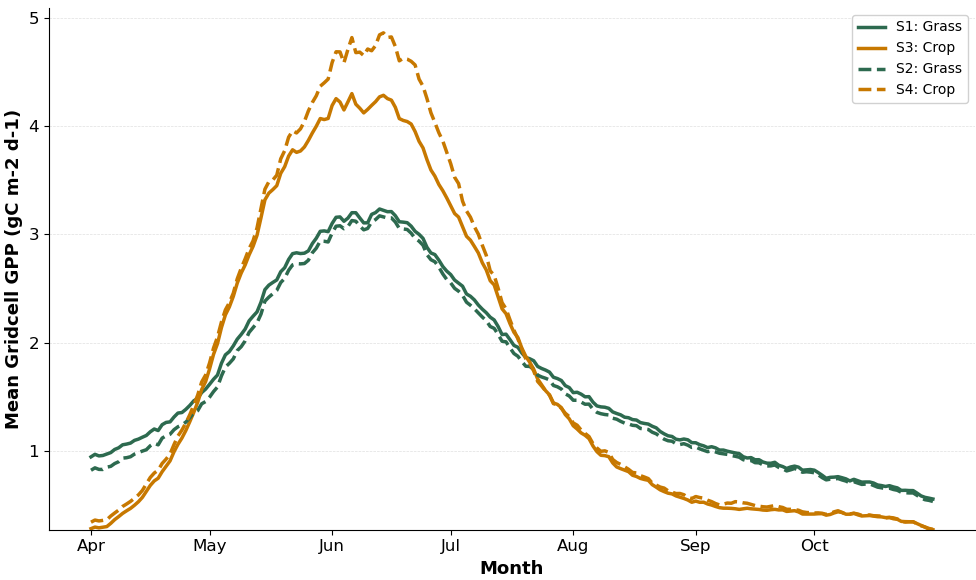

This chart was generated by the following Python code:
# -*- coding: utf-8 -*-
"""
Z7_plot_seasonal_GPP_S1S3_S2S4.py
==================================
Mean seasonal (Apr-Oct) GPP time series for the SAME grid cells used in
Paper_Figure_5_LULC_GPP_v4.py panels (e)/(f):

  S1 (RCP4.5, hist LULC)      -- cells that are >=60% Grass under S1 AND
  S3 (SSP3-RCP4.5, SSP LULC)  -- >=60% Crop under S3 at the IDENTICAL cell
                                  (grass -> cropland conversion under SSP3)

  S2 (RCP8.5, hist LULC)      -- cells that are >=60% Grass under S2 AND
  S4 (SSP5-RCP8.5, SSP LULC)  -- >=60% Crop under S4 at the IDENTICAL cell
                                  (grass -> cropland conversion under SSP5)

For each of the 4 (scenario, land-cover) groups, this averages daily
gridcell-mean GPP (cooler + hotter ensemble members pooled, all simulation
years pooled) into an April-October day-of-year climatology, to show
whether crop cells drop to ~0 GPP after early-summer harvest while the
same cells under grass (S1/S2) stay productive.

*** ACTION NEEDED ***
GPP netCDF filenames are NOT consistent across scenario folders. Two
patterns are confirmed from user-provided examples; the rest are TODO
placeholders (folder entries set to None below) -- please confirm the
exact filenames (or paste `ls` output of each processed_gpp/gridcell_avg/
directory) and fill in GPP_FILENAME_PATTERNS.
"""
import os
import warnings
import numpy as np
import pandas as pd
import xarray as xr
import matplotlib.pyplot as plt
from scipy.spatial import cKDTree

warnings.filterwarnings('ignore')

# ==============================================================================
# PATHS
# ==============================================================================
BASE_DIR = '/global/cfs/cdirs/m2702/hongxiang/drought_flash_conus'

LULC_FILE = os.path.join(BASE_DIR, 'hist/pft_cft_lulc/lulc_mean.csv')
SSP3_LULC_FILES = [
    os.path.join(BASE_DIR, 'ssp3_rcp45_cooler_near', 'pft_cft_lulc', 'lulc_mean.csv'),
    os.path.join(BASE_DIR, 'ssp3_rcp45_hotter_near', 'pft_cft_lulc', 'lulc_mean.csv'),
]
SSP5_LULC_FILES = [
    os.path.join(BASE_DIR, 'ssp5_rcp85_cooler_near', 'pft_cft_lulc', 'lulc_mean.csv'),
    os.path.join(BASE_DIR, 'ssp5_rcp85_hotter_near', 'pft_cft_lulc', 'lulc_mean.csv'),
]

GPP_SUBDIR = 'processed_gpp/gridcell_avg'

# ------------------------------------------------------------------
# CONFIRMED for all 8 folders (user-provided C1 filenames):
# ------------------------------------------------------------------
GPP_FILENAME_PATTERNS = {
    'ssp3_rcp45_cooler_near': ('C{c}_ssp3_rcp45_cooler_near_Gridcell_True_Avg_GPP.nc', True),
    'ssp3_rcp45_hotter_near': ('C{c}_ssp3_rcp45_hotter_near_Gridcell_True_Avg_GPP.nc', True),
    'rcp45_cooler_near':      ('C{c}_nf_45_c_h1_dailyGPP_Gridcell_True_Avg.nc',         True),
    'rcp45_hotter_near':      ('C{c}_nf_45_h_h1_dailyGPP_Gridcell_True_Avg.nc',         True),
    'rcp85_cooler_near':      ('C{c}_nf_85_c_h1_dailyGPP_Gridcell_True_Avg.nc',         True),
    'rcp85_hotter_near':      ('C{c}_nf_85_h_h1_dailyGPP_Gridcell_True_Avg.nc',         True),
    'ssp5_rcp85_cooler_near': ('C{c}_ssp5_rcp85_cooler_near_Gridcell_True_Avg_GPP.nc',  True),
    'ssp5_rcp85_hotter_near': ('C{c}_ssp5_rcp85_hotter_near_Gridcell_True_Avg_GPP.nc',  True),
}

CLUSTERS = range(1, 8)

FOREST_PFTS = [f'pft_{i:02d}' for i in range(1, 9)]
GRASS_PFTS  = ['pft_12', 'pft_13', 'pft_14']
CROP_CFTS   = [f'cft_{i}' for i in range(15, 79)]
LULC_THRESHOLD = 0.6

MATCH_TOL_DEG = 0.01   # tolerance for matching nc cell lat/lon to LULC lat/lon

DOY_START = 91    # Apr 1 (non-leap)
DOY_END   = 304   # Oct 31 (non-leap)

C_GRASS = '#2D6A4F'
C_CROP  = '#C77800'
PALETTE_LULC = {'Grass': C_GRASS, 'Crop': C_CROP}
LINESTYLE_PAIR = {'S1': '-', 'S3': '-', 'S2': '--', 'S4': '--'}

SCENARIO_FOLDERS = {
    'RCP4.5':      ['rcp45_cooler_near', 'rcp45_hotter_near'],
    'RCP8.5':      ['rcp85_cooler_near', 'rcp85_hotter_near'],
    'SSP3-RCP4.5': ['ssp3_rcp45_cooler_near', 'ssp3_rcp45_hotter_near'],
    'SSP5-RCP8.5': ['ssp5_rcp85_cooler_near', 'ssp5_rcp85_hotter_near'],
}

# (leg_name, land-cover category, scenario key, cell-set key)
LULC_PAIR_SPECS = [
    ('S1', 'Grass', 'RCP4.5',      'S1S3'),
    ('S3', 'Crop',  'SSP3-RCP4.5', 'S1S3'),
    ('S2', 'Grass', 'RCP8.5',      'S2S4'),
    ('S4', 'Crop',  'SSP5-RCP8.5', 'S2S4'),
]

# ==============================================================================
# 1. LULC CLASSIFICATION + SAME-CELL CONVERSION TEST (mirrors panel e/f logic)
# ==============================================================================
print("1. Loading LULC and building same-cell grass->crop selections...")

def load_lulc_fracs(file_paths):
    per_file = []
    for fp in file_paths:
        d = pd.read_csv(fp)
        d['lat'] = d['lat'].round(4)
        d['lon'] = d['lon'].round(4)
        d['frac_forest'] = d[FOREST_PFTS].sum(axis=1)
        d['frac_grass']  = d[GRASS_PFTS].sum(axis=1)
        d['frac_crop']   = d[CROP_CFTS].sum(axis=1)
        per_file.append(d[['lat', 'lon', 'frac_forest', 'frac_grass', 'frac_crop']])

    merged = per_file[0]
    for d in per_file[1:]:
        merged = merged.merge(d, on=['lat', 'lon'], how='inner', suffixes=('', '_b'))
        for col in ['frac_forest', 'frac_grass', 'frac_crop']:
            merged[col] = merged[[col, col + '_b']].mean(axis=1)
            merged.drop(columns=[col + '_b'], inplace=True)

    merged['dominant'] = 'mixed'
    merged.loc[merged['frac_forest'] >= LULC_THRESHOLD, 'dominant'] = 'Forest'
    merged.loc[merged['frac_grass']  >= LULC_THRESHOLD, 'dominant'] = 'Grass'
    merged.loc[merged['frac_crop']   >= LULC_THRESHOLD, 'dominant'] = 'Crop'
    for idx, row in merged[merged['dominant'] == 'mixed'].iterrows():
        fracs = {'Forest': row['frac_forest'], 'Grass': row['frac_grass'], 'Crop': row['frac_crop']}
        best = max(fracs, key=fracs.get)
        if fracs[best] >= LULC_THRESHOLD:
            merged.at[idx, 'dominant'] = best

    merged['lon'] = merged['lon'].apply(lambda x: x + 360 if x < 0 else x)
    return merged[['lat', 'lon', 'dominant']]

lulc_hist = load_lulc_fracs([LULC_FILE])
lulc_ssp3 = load_lulc_fracs(SSP3_LULC_FILES)
lulc_ssp5 = load_lulc_fracs(SSP5_LULC_FILES)

cells_grass_hist = lulc_hist[lulc_hist['dominant'] == 'Grass'][['lat', 'lon']]
cells_crop_ssp3  = lulc_ssp3[lulc_ssp3['dominant'] == 'Crop'][['lat', 'lon']]
cells_crop_ssp5  = lulc_ssp5[lulc_ssp5['dominant'] == 'Crop'][['lat', 'lon']]

common_S1S3 = cells_grass_hist.merge(cells_crop_ssp3, on=['lat', 'lon'], how='inner')
common_S2S4 = cells_grass_hist.merge(cells_crop_ssp5, on=['lat', 'lon'], how='inner')
print(f"   S1(Grass)&S3(Crop) common cells: {len(common_S1S3):,}")
print(f"   S2(Grass)&S4(Crop) common cells: {len(common_S2S4):,}")

CELL_SETS = {'S1S3': common_S1S3, 'S2S4': common_S2S4}
CELL_TREES = {
    key: cKDTree(df[['lat', 'lon']].values) if len(df) else None
    for key, df in CELL_SETS.items()
}


def match_mask(nc_lat, nc_lon, cell_set_key):
    tree = CELL_TREES[cell_set_key]
    if tree is None:
        return np.zeros(len(nc_lat), dtype=bool)
    lon_conv = np.where(nc_lon < 0, nc_lon + 360, nc_lon)
    pts = np.column_stack([nc_lat, lon_conv])
    dist, _ = tree.query(pts)
    return dist <= MATCH_TOL_DEG


def get_gpp_var(ds):
    """Auto-detect the GPP data variable, since variable names differ
    between the two known netCDF schemas (Gridcell_Avg_GPP vs others)."""
    candidates = [v for v in ds.data_vars if 'gpp' in v.lower()]
    if not candidates:
        raise ValueError(f"No GPP-like variable found; available: {list(ds.data_vars)}")
    preferred = [v for v in candidates if 'avg' in v.lower() or 'gridcell' in v.lower()]
    return preferred[0] if preferred else candidates[0]

# ==============================================================================
# 2. LOAD GPP, BUILD APR-OCT DAY-OF-YEAR CLIMATOLOGY PER GROUP
# ==============================================================================
print("\n2. Loading GPP netCDFs and building April-Oct seasonal means...")

doy_axis = np.arange(DOY_START, DOY_END + 1)
group_series = {}   # (leg, cat) -> mean GPP array aligned with doy_axis
group_n_cells = {}

for leg, cat, scen_key, cell_key in LULC_PAIR_SPECS:
    vals_by_doy = {d: [] for d in doy_axis}
    n_cells_total = 0

    for folder in SCENARIO_FOLDERS[scen_key]:
        pattern, confirmed = GPP_FILENAME_PATTERNS.get(folder, (None, False))
        if pattern is None:
            print(f"   TODO: no filename pattern set for folder '{folder}' -- skipping")
            continue
        if not confirmed:
            print(f"   NOTE: filename pattern for '{folder}' is an unverified guess "
                  f"-- confirm before trusting this group's result")

        for c in CLUSTERS:
            fpath = os.path.join(BASE_DIR, folder, GPP_SUBDIR, pattern.format(c=c))
            if not os.path.exists(fpath):
                print(f"   WARNING: not found -- {fpath}")
                continue

            ds = xr.open_dataset(fpath)
            nc_lat = ds['lat'].values
            nc_lon = ds['lon'].values
            mask = match_mask(nc_lat, nc_lon, cell_key)
            if mask.sum() == 0:
                ds.close()
                continue

            gpp_var = get_gpp_var(ds)
            gpp = ds[gpp_var].values[:, mask]     # (time, n_matched_cells)
            doy = ds['time'].dt.dayofyear.values  # noleap calendar -> 1-365

            in_season = (doy >= DOY_START) & (doy <= DOY_END)
            gpp_season = gpp[in_season, :]
            doy_season = doy[in_season]

            cell_mean_ts = np.nanmean(gpp_season, axis=1)
            for d, v in zip(doy_season, cell_mean_ts):
                if not np.isnan(v):
                    vals_by_doy[d].append(v)

            n_cells_total += int(mask.sum())
            ds.close()

    mean_by_doy = np.array([
        np.mean(vals_by_doy[d]) if len(vals_by_doy[d]) > 0 else np.nan
        for d in doy_axis
    ])
    group_series[(leg, cat)] = mean_by_doy
    group_n_cells[(leg, cat)] = n_cells_total
    print(f"   {leg} ({scen_key}) {cat}: {n_cells_total} matched cell-instances "
          f"across clusters/ensemble members")

# ==============================================================================
# 3. PLOT
# ==============================================================================
print("\n3. Rendering figure...")

fig, ax = plt.subplots(figsize=(10, 6))

for leg, cat, scen_key, cell_key in LULC_PAIR_SPECS:
    ax.plot(doy_axis, group_series[(leg, cat)],
            color=PALETTE_LULC[cat],
            linestyle=LINESTYLE_PAIR[leg],
            linewidth=2.5,
            label=f'{leg}: {cat}')

month_starts = {'Apr': 91, 'May': 121, 'Jun': 152, 'Jul': 182, 'Aug': 213, 'Sep': 244, 'Oct': 274}
ax.set_xticks(list(month_starts.values()))
ax.set_xticklabels(list(month_starts.keys()))

ax.set_xlabel('Month', fontsize=13, weight='bold')
ax.set_ylabel('Mean Gridcell GPP (gC m-2 d-1)', fontsize=13, weight='bold')

# Floor the y-axis at the minimum value reached by the crop curves (S3/S4)
# rather than 0. Crop GPP never actually reaches 0 in Apr because these
# "Crop" cells are only >=60% crop -- the remainder is grass/shrub, so a
# residual signal persists. Anchoring the axis floor to that residual
# crop minimum (instead of 0) visually emphasizes how far grass (S1/S2)
# stays ABOVE that floor through Aug-Oct, i.e. crop's effectively shorter
# growing season, without implying crop GPP truly hits zero.
crop_min = np.nanmin(np.concatenate([
    group_series[('S3', 'Crop')],
    group_series[('S4', 'Crop')],
]))

ax.tick_params(labelsize=12)
ax.grid(axis='y', linestyle='--', linewidth=0.5, alpha=0.4)
ax.spines['top'].set_visible(False)
ax.spines['right'].set_visible(False)
ax.legend(fontsize=10, framealpha=0.9, loc='best')

_, ymax = ax.get_ylim()
ax.set_ylim(crop_min, ymax)

plt.tight_layout()

out_file = os.path.join(BASE_DIR, 'ssp3_rcp45_cooler_near', 'Z7_S1S3_S2S4_seasonal_GPP.png')
plt.savefig(out_file, dpi=300, bbox_inches='tight')
plt.show()
print(f"Figure saved: {out_file}")
